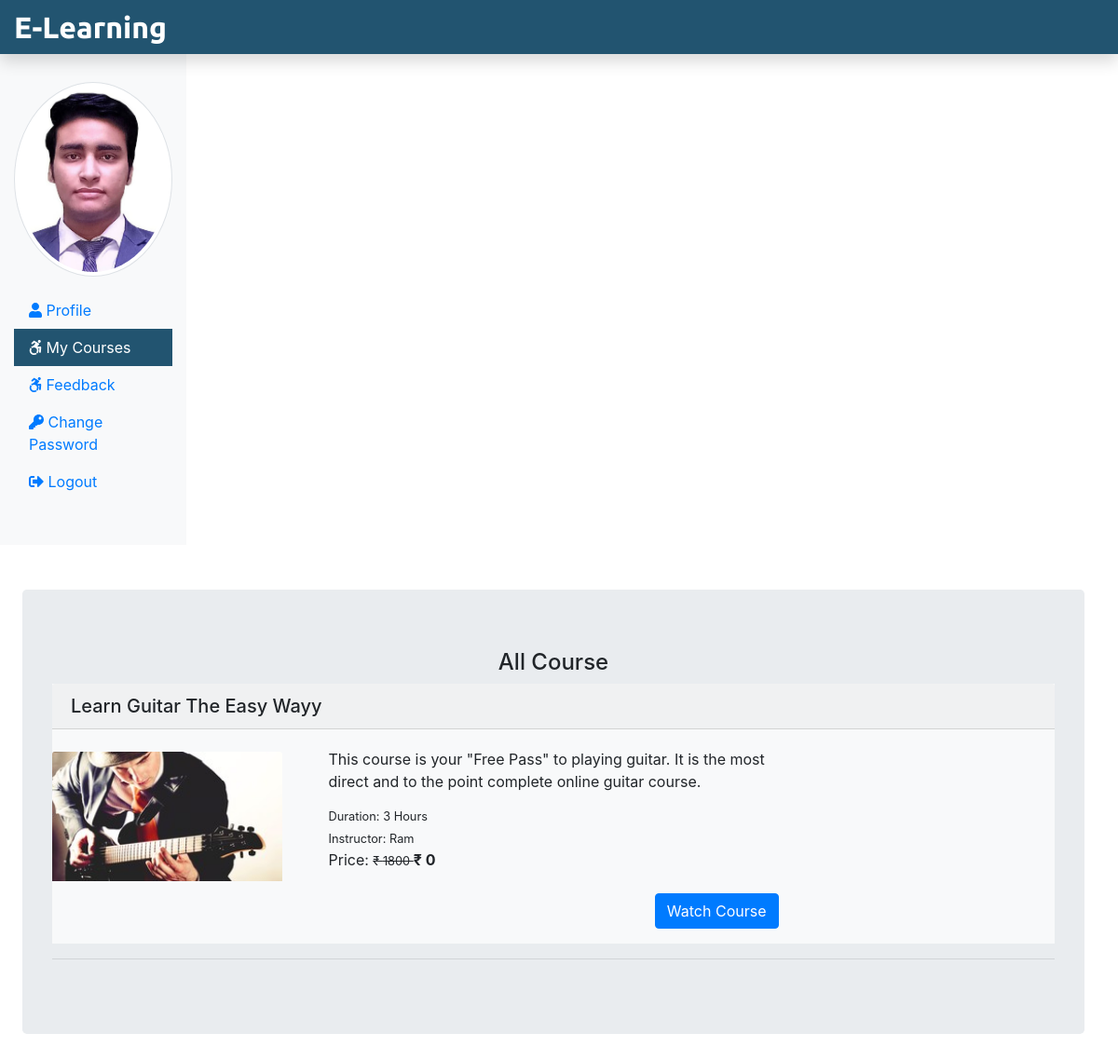
The app's page /Student/myCourse.php (signed in) with its own data.
### tables this page shows
CREATE TABLE `student` (
  `stu_id` int(11) NOT NULL,
  `stu_name` varchar(255) NOT NULL,
  `stu_email` varchar(255) NOT NULL,
  `stu_pass` varchar(255) NOT NULL,
  `stu_occ` varchar(255) NOT NULL,
  `stu_img` text NOT NULL
);

CREATE TABLE `courseorder` (
  `co_id` int(11) NOT NULL,
  `order_id` varchar(255) NOT NULL,
  `stu_email` varchar(255) NOT NULL,
  `course_id` int(11) NOT NULL,
  `status` varchar(255) NOT NULL,
  `respmsg` text NOT NULL,
  `amount` int(11) NOT NULL,
  `order_date` date NOT NULL
);

CREATE TABLE `course` (
  `course_id` int(11) NOT NULL,
  `course_name` text NOT NULL,
  `course_desc` text NOT NULL,
  `course_author` varchar(255) NOT NULL,
  `course_img` text NOT NULL,
  `course_duration` text NOT NULL,
  `course_price` int(11) NOT NULL,
  `course_original_price` int(11) NOT NULL
);

### Student/myCourse.php (the view, shortened to what this page needs)
<?php
include('./stuInclude/header.php');
include_once('../dbConnection.php');
 if(isset($_SESSION['is_login'])){
  $stuLogEmail = $_SESSION['stuLogEmail'];
 } else {
  echo "<script> location.href='../index.php'; </script>";
 }
?>
 <div class="container mt-5 ml-4">
  <div class="row">
   <div class="jumbotron">
    <h4 class="text-center">All Course</h4>
    <?php
   if(isset($stuLogEmail)){
    $sql = "SELECT co.order_id, c.course_id, c.course_name, c.course_duration, c.course_desc, c.course_img, c.course_author, c.course_original_price, c.course_price FROM courseorder AS co JOIN course AS c ON c.course_id = co.course_id WHERE co.stu_email = '$stuLogEmail'";
    $result = $conn->query($sql);
    if($result->num_rows > 0) {
     while($row = $result->fetch_assoc()){ ?>
      <div class="bg-light mb-3">
        <h5 class="card-header"><?php echo $row['course_name']; ?></h5>
          <div class="row">
              <div class="col-sm-3">
                <img src="<?php echo $row['course_img']; ?>" class="card-img-top
                mt-4" alt="pic">
              </div>
              <div class="col-sm-6 mb-3">
                <div class="card-body">
                  <p class="card-title"><?php echo $row['course_desc']; ?></p>
                  <small class="card-text">Duration: <?php echo $row['course_duration']; ?></small><br />
                  <small class="card-text">Instructor: <?php echo $row['course_author']; ?></small><br/>
                  <p class="card-text d-inline">Price: <small><del>&#8377 <?php echo $row['course_original_price'] ?> </del></small> <span class="font-weight-bolder">&#8377 <?php echo $row['course_price']?> <span></p>
                  <a href="watchcourse.php?course_id=<?php echo $row['course_id'] ?>" class="btn btn-primary mt-5 float-right">Watch Course</a>
                </div>
              </div>
          </div>
      </div>
    <?php
     }
    }
   }
    ?>
    <hr/>
   </div>
  </div>
 </div>
 </div>
 <?php
include('./stuInclude/footer.php');
?>

### Student/stuInclude/header.php (shortened to what this page needs)
<?php
include_once('../dbConnection.php');
 if(isset($_SESSION['is_login'])){
  $stuLogEmail = $_SESSION['stuLogEmail'];
 }
 if(isset($stuLogEmail)){
  $sql = "SELECT stu_img FROM student WHERE stu_email = '$stuLogEmail'";
  $result = $conn->query($sql);
  $row = $result->fetch_assoc();
  $stu_img = $row['stu_img'];
 }
?>
<!DOCTYPE html>
<html lang="en">
<head>
 <link rel="stylesheet" href="../css/bootstrap.min.css">
 <link rel="stylesheet" href="../css/all.min.css">
 <link rel="stylesheet" href="../css/stustyle.css">
</head>
<body>
 <nav class="navbar navbar-dark fixed-top flex-md-nowrap p-0 shadow" style="background-color: #225470;">
  <a class="navbar-brand col-sm-3 col-md-2 mr-0" href="studentProfile.php">E-Learning</a>
 </nav>
 <div class="container-fluid mb-5 " style="margin-top:40px;">
  <div class="row">
   <nav class="col-sm-2 bg-light sidebar py-5 d-print-none">
    <div class="sidebar-sticky">
     <ul class="nav flex-column">
      <li class="nav-item mb-3">
      <img src="<?php echo $stu_img ?>" alt="studentimage" class="img-thumbnail rounded-circle">
      </li>
      <li class="nav-item">
       <a class="nav-link <?php if(PAGE == 'profile') {echo 'active';} ?>" href="studentProfile.php">
        <i class="fas fa-user"></i>
        Profile <span class="sr-only">(current)</span>
       </a>
      </li>
      <li class="nav-item">
       <a class="nav-link <?php if(PAGE == 'mycourse') {echo 'active';} ?>" href="myCourse.php">
        <i class="fab fa-accessible-icon"></i>
        My Courses
       </a>
      </li>
      <li class="nav-item">
       <a class="nav-link <?php if(PAGE == 'feedback') {echo 'active';} ?>" href="stufeedback.php">
        <i class="fab fa-accessible-icon"></i>
        Feedback
       </a>
      </li>
      <li class="nav-item">
       <a class="nav-link <?php if(PAGE == 'studentChangePass') {echo 'active';} ?>" href="studentChangePass.php">
        <i class="fas fa-key"></i>
        Change Password
       </a>
      </li>
      <li class="nav-item">
       <a class="nav-link" href="../logout.php">
        <i class="fas fa-sign-out-alt"></i>
        Logout
       </a>
      </li>
     </ul>
    </div>
   </nav>

### css/stustyle.css (style rules this page uses)
.navbar-brand { font-family: "Ubuntu", sans-serif; font-size: 2em; font-weight: bold; color: #fff; }
.active { background-color: #225470; color: #fff; }

### records on screen
student: stu_img (picture)
courseorder: course.course_name "Learn Guitar The Easy Wayy", course.course_img (picture), course.course_desc "This course is your \"Free Pass\" to playing guitar. It is the most direct and to the point complete online guitar course.", course.course_duration "3 Hours", course.course_author "Ram", course.course_original_price "1800", course.course_price "0"
